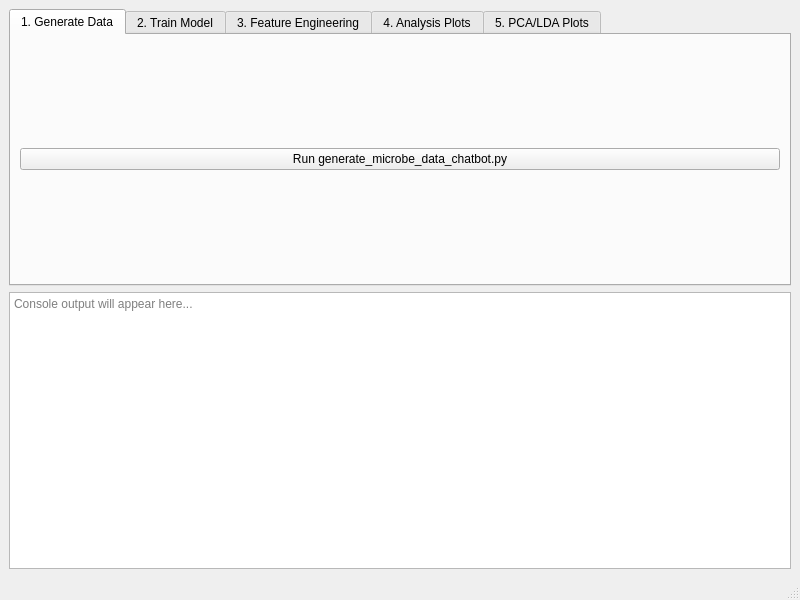
<?xml version="1.0" encoding="UTF-8"?>
<ui version="4.0">
 <class>MainWindow</class>
 <widget class="QMainWindow" name="MainWindow">
  <property name="geometry">
   <rect>
    <x>0</x>
    <y>0</y>
    <width>800</width>
    <height>600</height>
   </rect>
  </property>
  <property name="windowTitle">
   <string>Microbe Analysis Dashboard</string>
  </property>
  <widget class="QWidget" name="centralwidget">
   <layout class="QVBoxLayout" name="verticalLayout">
    <item>
     <widget class="QTabWidget" name="tabWidget">
      <property name="tabPosition">
       <enum>QTabWidget::North</enum>
      </property>
      <widget class="QWidget" name="tab">
       <attribute name="title">
        <string>1. Generate Data</string>
       </attribute>
       <layout class="QVBoxLayout" name="verticalLayout_2">
        <item>
         <widget class="QPushButton" name="btn_generate_data">
          <property name="text">
           <string>Run generate_microbe_data_chatbot.py</string>
          </property>
         </widget>
        </item>
       </layout>
      </widget>
      <widget class="QWidget" name="tab_2">
       <attribute name="title">
        <string>2. Train Model</string>
       </attribute>
       <layout class="QVBoxLayout" name="verticalLayout_3">
        <item>
         <widget class="QPushButton" name="btn_train_verbose">
          <property name="text">
           <string>Run microbe_training_verbose.py</string>
          </property>
         </widget>
        </item>
       </layout>
      </widget>
      <widget class="QWidget" name="tab_3">
       <attribute name="title">
        <string>3. Feature Engineering</string>
       </attribute>
       <layout class="QVBoxLayout" name="verticalLayout_4">
        <item>
         <widget class="QPushButton" name="btn_demo_features">
          <property name="text">
           <string>Demo feature_engineering.py (load data &amp; extract)</string>
          </property>
         </widget>
        </item>
       </layout>
      </widget>
      <widget class="QWidget" name="tab_4">
       <attribute name="title">
        <string>4. Analysis Plots</string>
       </attribute>
       <layout class="QVBoxLayout" name="verticalLayout_5">
        <item>
         <widget class="QPushButton" name="btn_analysis">
          <property name="text">
           <string>Run microbe_training_analysis.py</string>
          </property>
         </widget>
        </item>
       </layout>
      </widget>
      <widget class="QWidget" name="tab_5">
       <attribute name="title">
        <string>5. PCA/LDA Plots</string>
       </attribute>
       <layout class="QVBoxLayout" name="verticalLayout_6">
        <item>
         <widget class="QPushButton" name="btn_plots">
          <property name="text">
           <string>Run PCA-LDA-analysis_plots.py</string>
          </property>
         </widget>
        </item>
       </layout>
      </widget>
     </widget>
    </item>
    <item>
     <widget class="QTextEdit" name="textEdit_console">
      <property name="minimumSize">
       <size>
        <width>0</width>
        <height>200</height>
       </size>
      </property>
      <property name="readOnly">
       <bool>true</bool>
      </property>
      <property name="placeholderText">
       <string>Console output will appear here...</string>
      </property>
     </widget>
    </item>
   </layout>
  </widget>
  <widget class="QStatusBar" name="statusbar"/>
 </widget>
 <resources/>
 <connections/>
</ui>
